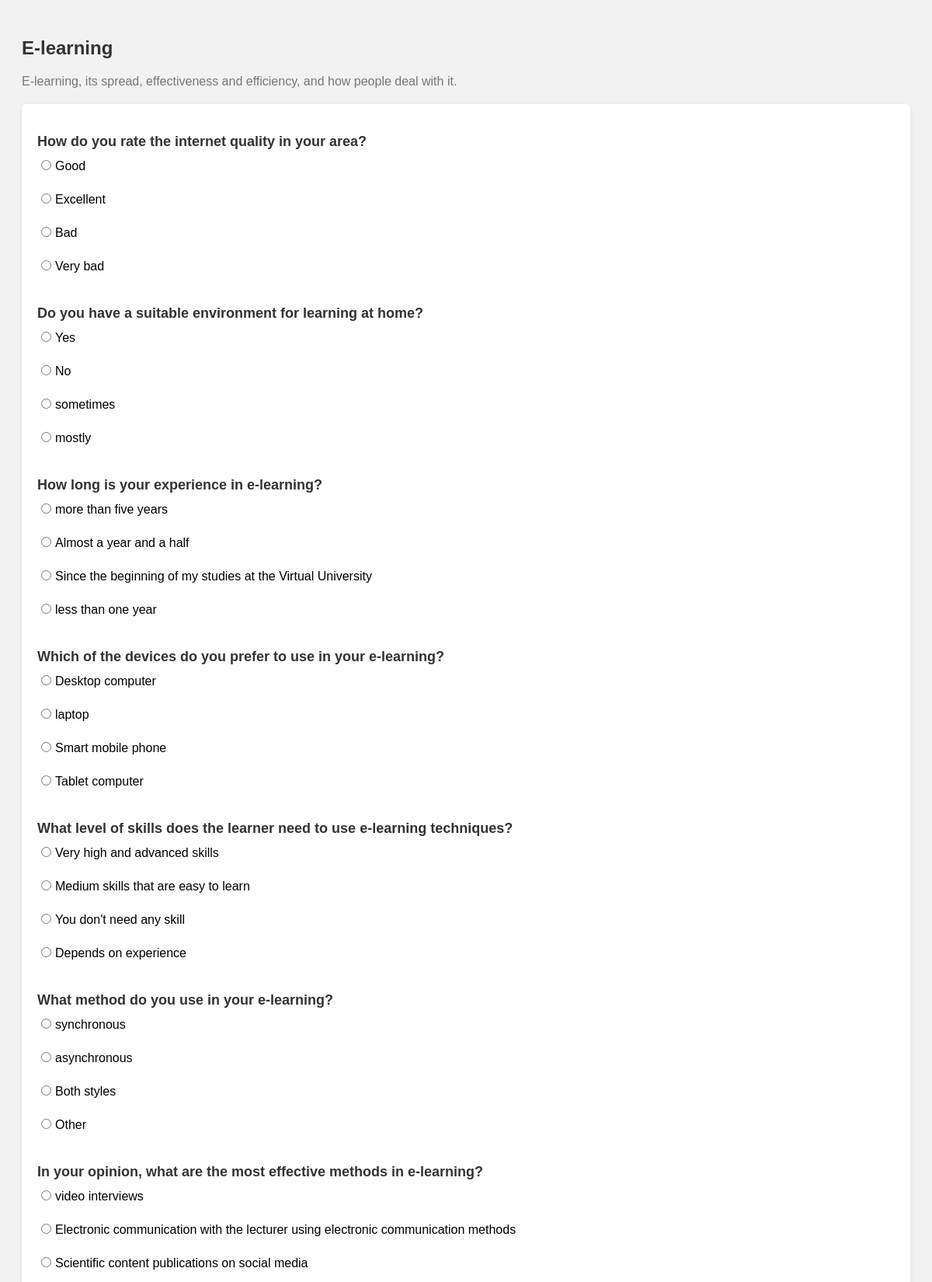
/profile/survey/form2.php (upper part), run on the app's committed database.
### tables this page shows
CREATE TABLE `survey` (
  `survey_id` mediumint(9) NOT NULL,
  `survey_name` varchar(300) NOT NULL,
  `description` varchar(300) NOT NULL
);

CREATE TABLE `survey_questions` (
  `question_id` mediumint(9) NOT NULL,
  `survey_id` mediumint(9) NOT NULL,
  `questions_body` mediumtext NOT NULL
);

CREATE TABLE `options` (
  `option_id` mediumint(9) NOT NULL,
  `question_id` mediumint(9) NOT NULL,
  `option_text` varchar(100) NOT NULL,
  `selection_ratio` int(11) NOT NULL DEFAULT 0
);

### profile/user/display_survey.php (the view, shortened to what this page needs)
<?php
class SurveyDisplay extends DB_connect
{
    public function displaySurvey($numOfSurvey)
    {
        try {
            $connDB = $this->connect();
            $surveyData = $this->getSurveyDetails($connDB, $numOfSurvey);
            echo "<h2>" . $surveyData['survey_name'] . "</h2>";
            echo "<p>" . $surveyData['description'] . "</p>";
            $questionsData = $this->getSurveyQuestions($connDB, $surveyData['survey_id']);
            echo '<form method="post" action="'.$_SERVER['PHP_SELF'].'" id="form_label">';
            foreach ($questionsData as $question) {
                echo '<div class="question-container">';
                echo "<h3>" . $question['questions_body'] . "</h3>";
                $this->displayQuestionOptions($connDB, $question['question_id']);
            }
            echo "</form>";
        } catch (PDOException $e) {
            echo "Database query error: " . $e->getMessage();
        }
    }
    private function getSurveyDetails($connDB, $numOfSurvey)
    {
        $surveyQuery = "SELECT * FROM survey LIMIT 1 OFFSET $numOfSurvey";
        $surveyResult = $connDB->query($surveyQuery);
        return $surveyResult->fetch(PDO::FETCH_ASSOC);
    }
    private function getSurveyQuestions($connDB, $surveyId)
    {
        $questionsQuery = "SELECT * FROM survey_questions WHERE survey_id = :survey_id";
        $questionsStmt = $connDB->prepare($questionsQuery);
        $questionsStmt->bindParam(":survey_id", $surveyId);
        $questionsStmt->execute();
        return $questionsStmt->fetchAll(PDO::FETCH_ASSOC);
    }
    private function displayQuestionOptions($connDB, $questionId)
    {
        $optionsQuery = "SELECT * FROM options WHERE question_id = :question_id";
        $optionsStmt = $connDB->prepare($optionsQuery);
        $optionsStmt->bindParam(":question_id", $questionId);
        $optionsStmt->execute();
        $optionsData = $optionsStmt->fetchAll(PDO::FETCH_ASSOC);
        foreach ($optionsData as $option) {
            echo "<label>";
            echo "<input type='radio' name='question_" . $questionId . "' value='" . $option['option_id'] . "'>";
            echo $option['option_text'];
            echo "</label>";
            echo "<br>";
        }
    }
}

### profile/survey/form.css (style rules this page uses)
body { font-family: Arial, sans-serif; background-color: #f2f2f2; padding: 20px; }
h2 { color: #333; font-size: 24px; }
p { color: #777; font-size: 16px; margin-bottom: 20px; }
form { background-color: #fff; padding: 20px; border-radius: 5px; box-shadow: 0 2px 5px rgba(0, 0, 0, 0.1); }
.question-container { margin-bottom: 10px; }
h3 { color: #333; font-size: 18px; margin-bottom: 10px; }
label { display: block; margin-bottom: 5px; }
input[type="radio"] { margin-right: 5px; }

### data on the page
survey: survey_name "E-learning", description "E-learning, its spread, effectiveness and efficiency, and how people deal with it."
survey_questions: questions_body "How do you rate the internet quality in your area?"
options: option_text "Good"
options: option_text "Excellent"
options: option_text "Bad"
options: option_text "Very bad"
survey_questions: questions_body "Do you have a suitable environment for learning at home?"
options: option_text "Yes"
options: option_text "No"
options: option_text "sometimes"
options: option_text "mostly"
survey_questions: questions_body "How long is your experience in e-learning?"
options: option_text "more than five years"
options: option_text "Almost a year and a half"
options: option_text "Since the beginning of my studies at the Virtual University"
options: option_text "less than one year"
survey_questions: questions_body "Which of the devices do you prefer to use in your e-learning?"
options: option_text "Desktop computer"
options: option_text "laptop"
options: option_text "Smart mobile phone"
options: option_text "Tablet computer"
survey_questions: questions_body "What level of skills does the learner need to use e-learning techniques?"
options: option_text "Very high and advanced skills"
options: option_text "Medium skills that are easy to learn"
options: option_text "You don't need any skill"
options: option_text "Depends on experience"
survey_questions: questions_body "What method do you use in your e-learning?"
options: option_text "synchronous"
options: option_text "asynchronous"
options: option_text "Both styles"
options: option_text "Other"
survey_questions: questions_body "In your opinion, what are the most effective methods in e-learning?"
options: option_text "video interviews"
options: option_text "Electronic communication with the lecturer using electronic communication methods"
options: option_text "Scientific content publications on social media"
